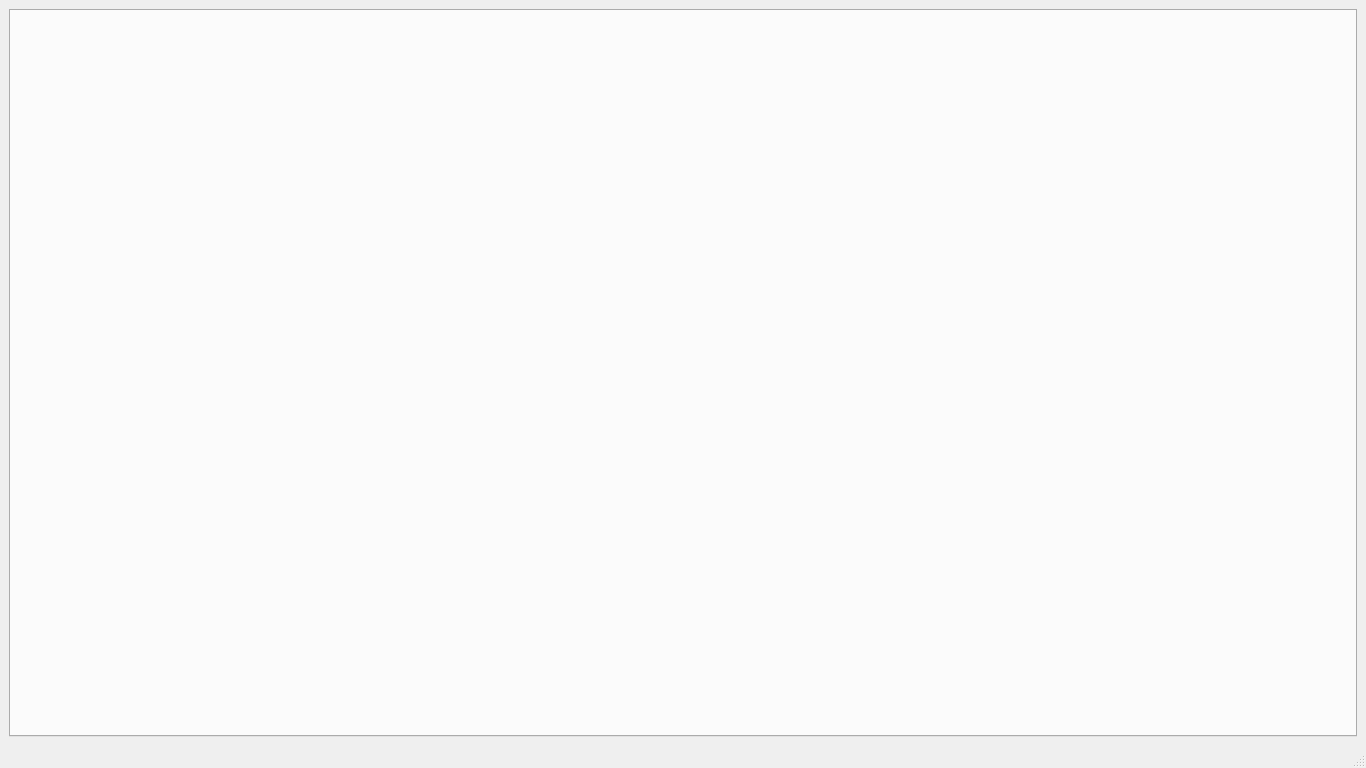
<?xml version="1.0" encoding="UTF-8"?>
<ui version="4.0">
 <class>MainWindow</class>
 <widget class="QMainWindow" name="MainWindow">
  <property name="geometry">
   <rect>
    <x>0</x>
    <y>0</y>
    <width>1366</width>
    <height>768</height>
   </rect>
  </property>
  <property name="sizePolicy">
   <sizepolicy hsizetype="Maximum" vsizetype="Preferred">
    <horstretch>0</horstretch>
    <verstretch>0</verstretch>
   </sizepolicy>
  </property>
  <property name="windowTitle">
   <string>MainWindow</string>
  </property>
  <widget class="QWidget" name="centralwidget">
   <layout class="QGridLayout" name="gridLayout">
    <item row="0" column="0">
     <layout class="QVBoxLayout" name="verticalLayout">
      <item>
       <widget class="QTabWidget" name="tabWidget">
        <property name="sizePolicy">
         <sizepolicy hsizetype="Preferred" vsizetype="Preferred">
          <horstretch>0</horstretch>
          <verstretch>0</verstretch>
         </sizepolicy>
        </property>
        <property name="currentIndex">
         <number>-1</number>
        </property>
       </widget>
      </item>
     </layout>
    </item>
   </layout>
  </widget>
  <widget class="QMenuBar" name="menubar">
   <property name="geometry">
    <rect>
     <x>0</x>
     <y>0</y>
     <width>1366</width>
     <height>22</height>
    </rect>
   </property>
  </widget>
  <widget class="QStatusBar" name="statusbar"/>
 </widget>
 <resources/>
 <connections/>
</ui>
